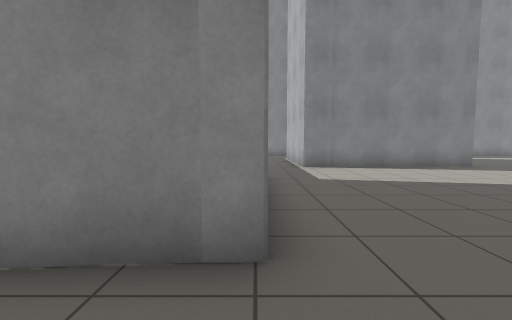
View 1 (above)

21 first-person views from a walk through a robot-simulator world made for Gazebo. The camera is 0.94 m above the floor, tilts 4° down and sees 90° across. The floor is counted in squares, 1 m on a side. Each view is taken from the middle of a square. On the plan, view 1 faces up. The plan holds only what a view shows up to about 10 squares ahead; the rest is blank. Robots are left out.

View 2
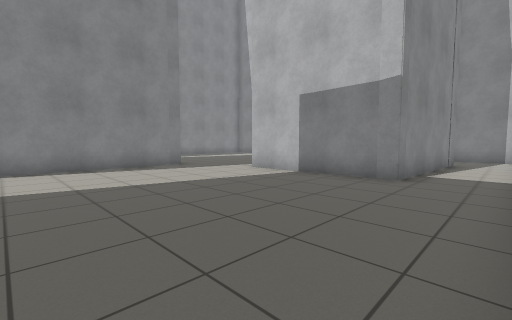

View 3
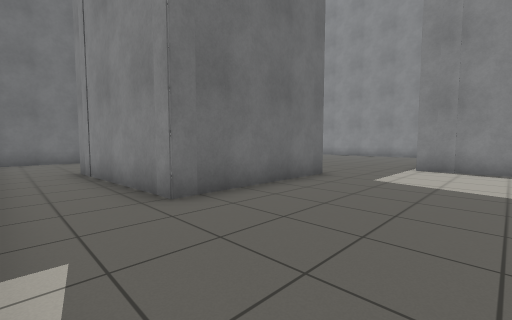

View 4
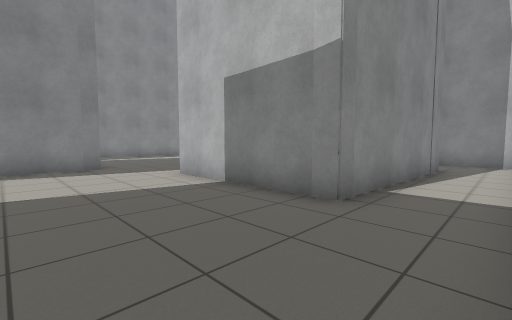

View 5
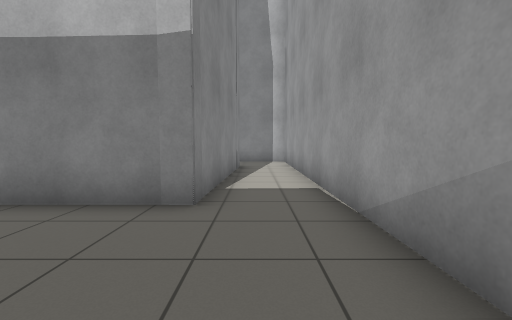

View 6
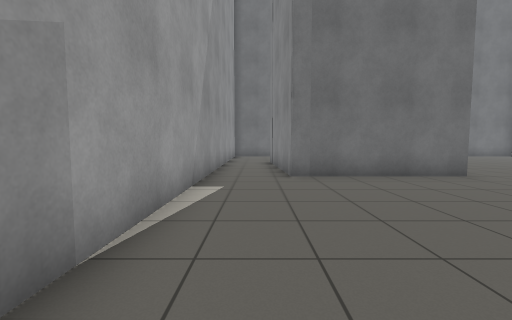

View 7
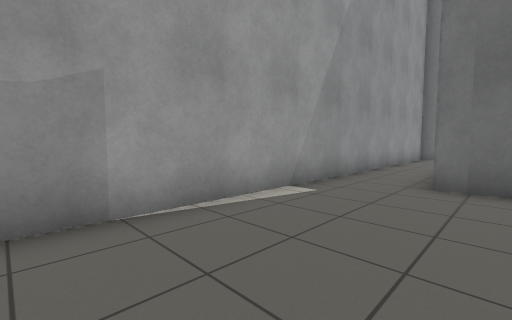

View 8
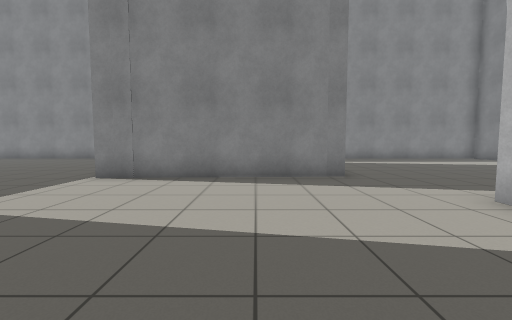

View 9
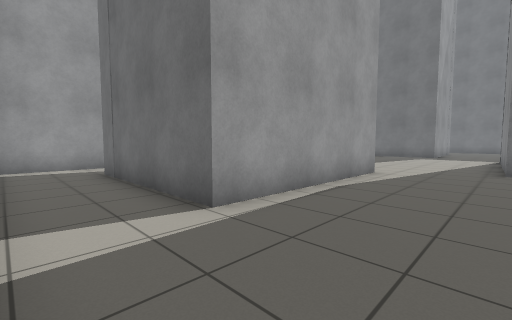

View 10
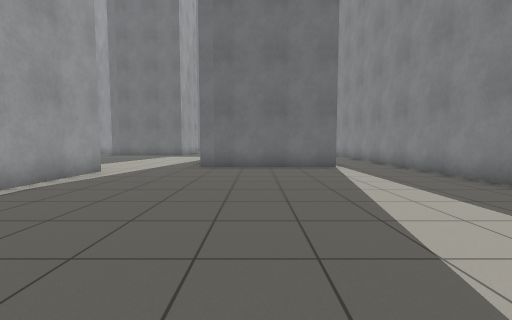

View 11
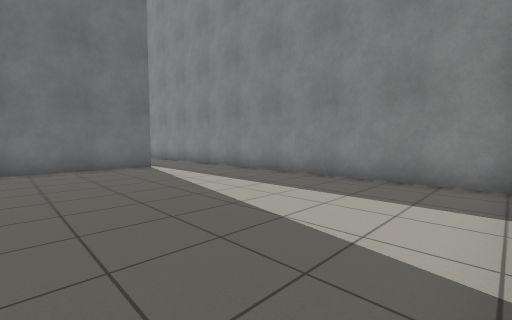

View 12
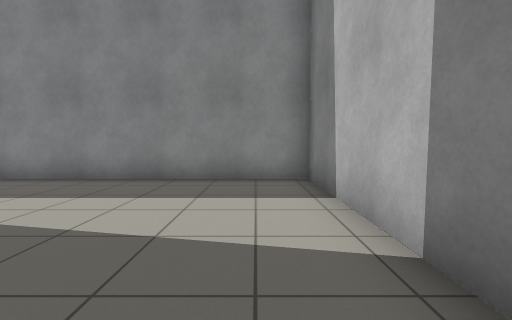

View 13
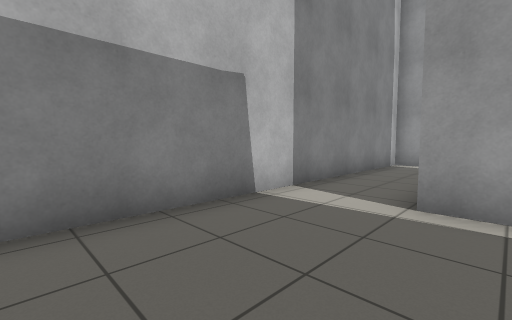

View 14
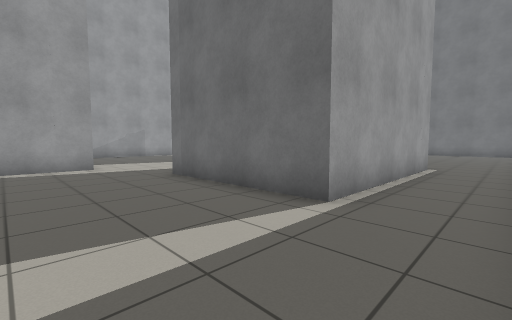

View 15
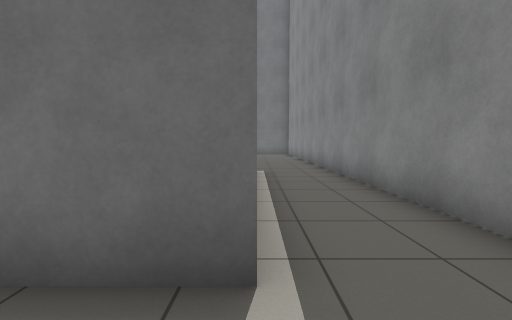

View 16
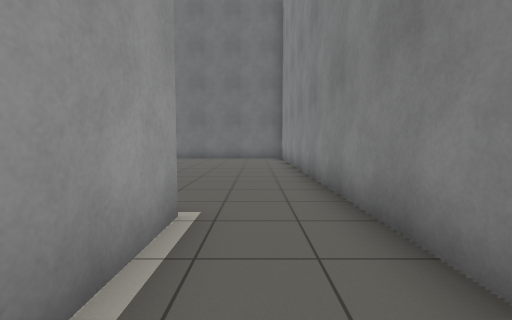

View 17
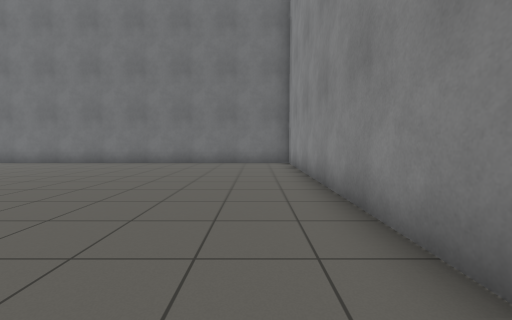

View 18
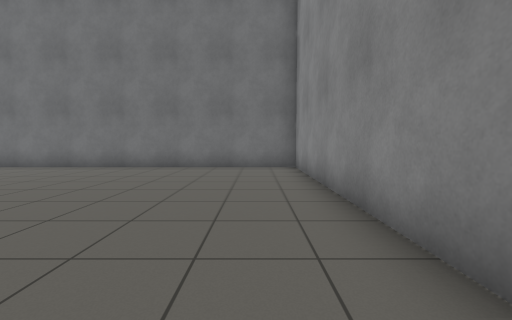

View 19
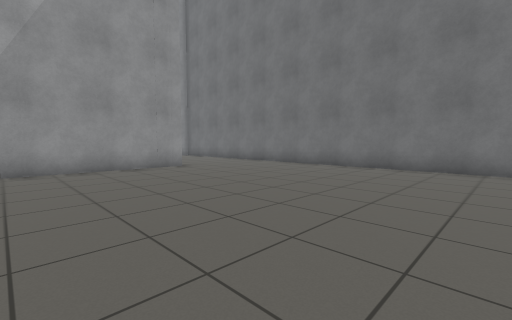

View 20
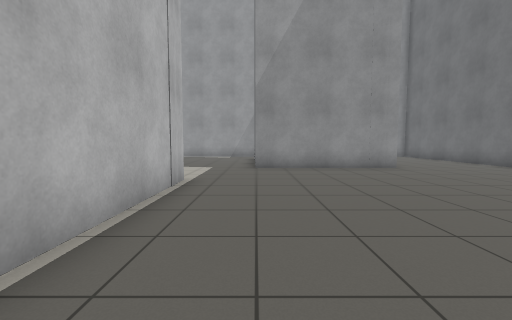

View 21
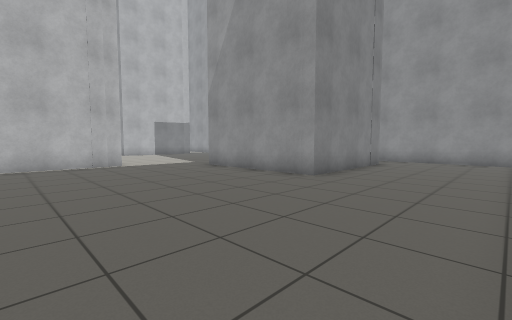

### Floor plan
Points are (right, up) in squares from view 1. A wall is a line through its corners. A room is listed if a view was taken in it or the views show most of it. See-through windows are left out.
Room 1 (views 1, 2, 3, 4, 5, 6, 7, 8)
walls: (8.4, 9.9) (1.8, 9.6) (1.8, 10.6); (0, 6.8) (0.1, 2) (-5.1, 1.7); (15.9, 7) (15.9, 1.6) (9.8, 1.9) (9.8, 7); (-5, -0.4) (18.4, -0.4) (18.4, 8.5)
ways out: opening at (8.5, 8.5) to room 2; opening at (17.5, 7.5) to room 2; opening at (-5.5, 0.5) to room 3; opening at (1, 9) to room 3
Room 2 (views 9, 10, 11, 12, 13, 14, 15, 16, 17)
walls: (9.8, 7) (15.9, 7); (18.4, 8.5) (18.4, 17.5) (1.5, 17.5); (1.7, 15) (8.4, 15) (8.4, 9.9)
ways out: opening at (8.5, 8.5) to room 1; opening at (17.5, 7.5) to room 1; opening at (2, 16.5) to room 3
Room 3 (views 18, 19, 20, 21)
walls: (-4.8, 7) (-4, 7); (-0.5, 7) (0, 7); (1.8, 10.6) (1.8, 14.4); (-5, 2.6) (-5.1, 6.8) (0, 6.8); (1.5, 17.5) (-9.5, 17.5) (-9.5, 5.9); (-9.5, 0.9) (-9.5, -0.1); (-9.1, -0.4) (-8.1, -0.4)
ways out: opening at (-5.5, 0.5) to room 1; opening at (1, 9) to room 1; opening at (2, 16.5) to room 2

Positions as (right, up) in squares from view 1, and headings:
1: (0, 0), facing up
2: (3, 0), facing up-right
3: (4, 0), facing up-left
4: (6, 0), facing up-right
5: (6, 1), facing right
6: (7, 1), facing left
7: (6, 3), facing down-left
8: (6, 3), facing up
9: (18, 10), facing down-left
10: (18, 12), facing left
11: (18, 11), facing up-left
12: (17, 11), facing up
13: (15, 11), facing down-right
14: (12, 17), facing down-left
15: (10, 15), facing left
16: (5, 16), facing left
17: (2, 16), facing left
18: (0, 16), facing left
19: (0, 16), facing down-left
20: (0, 16), facing down
21: (-9, 13), facing down-right
